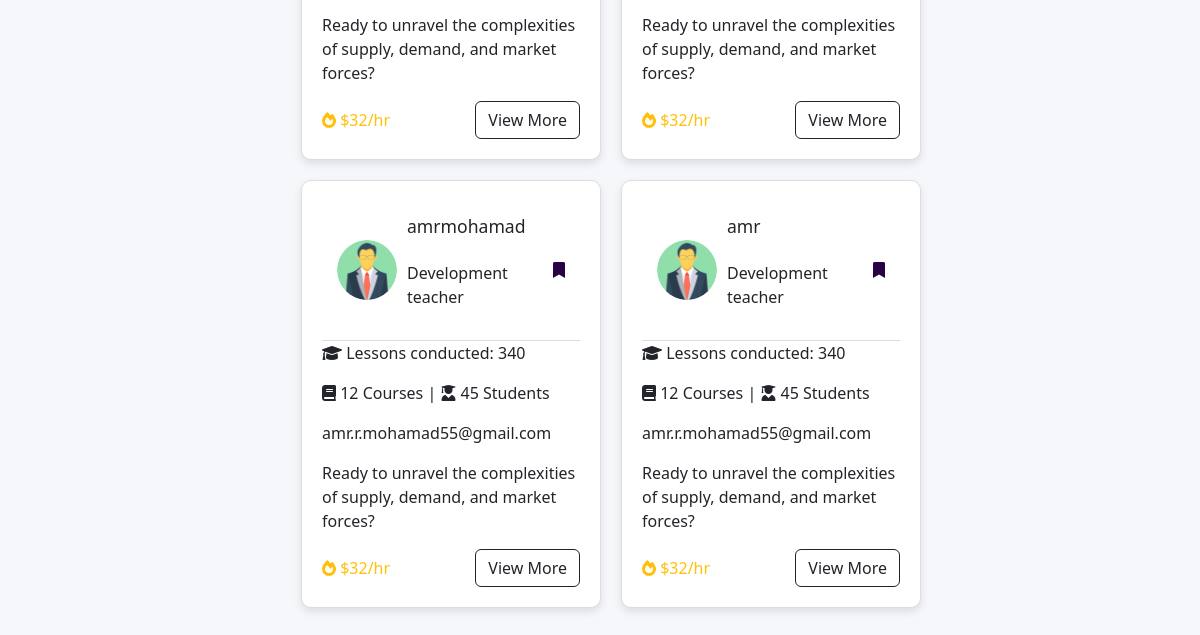
Page /teacher/ (signed in, lower part) on the earlier database version.
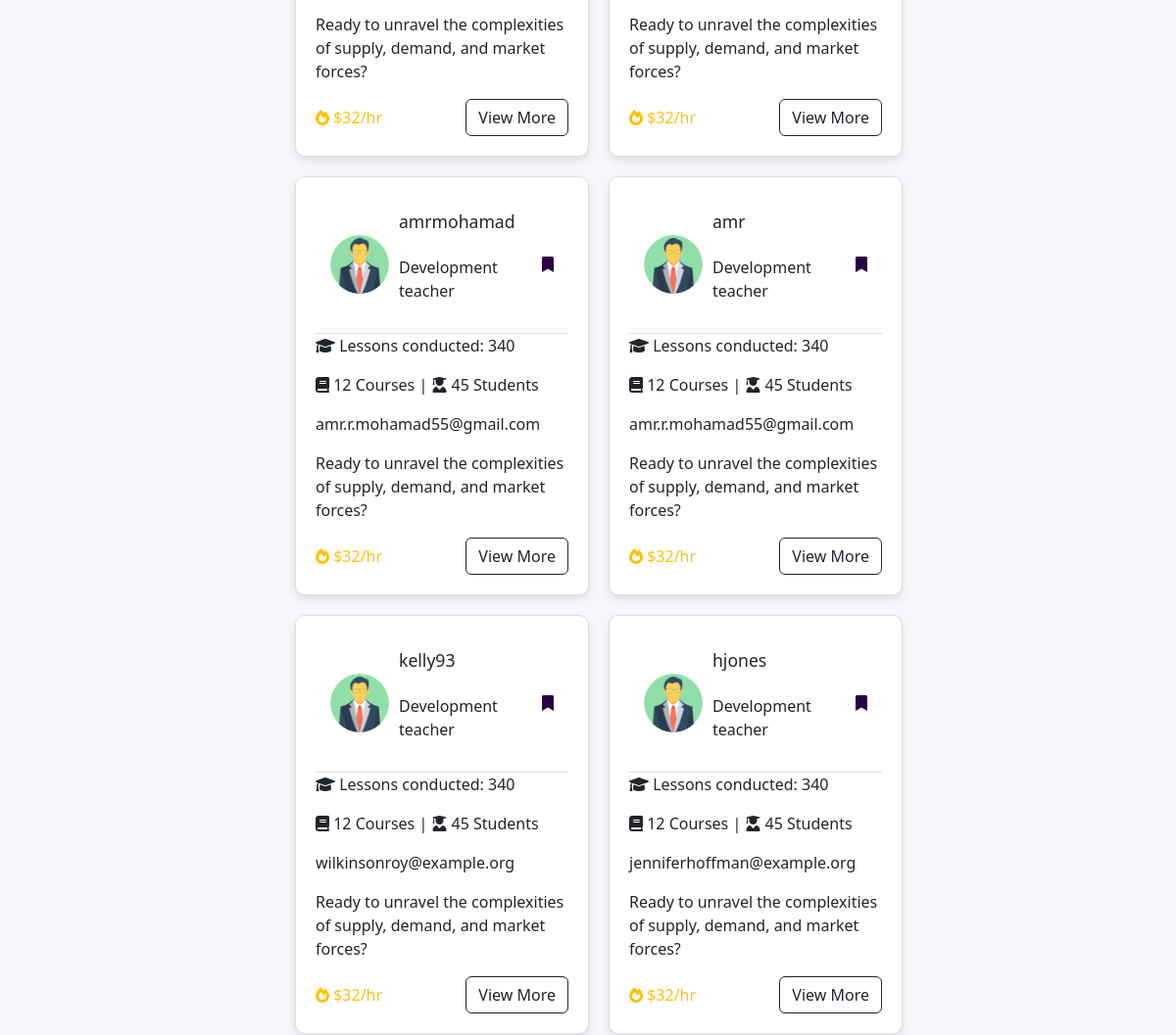
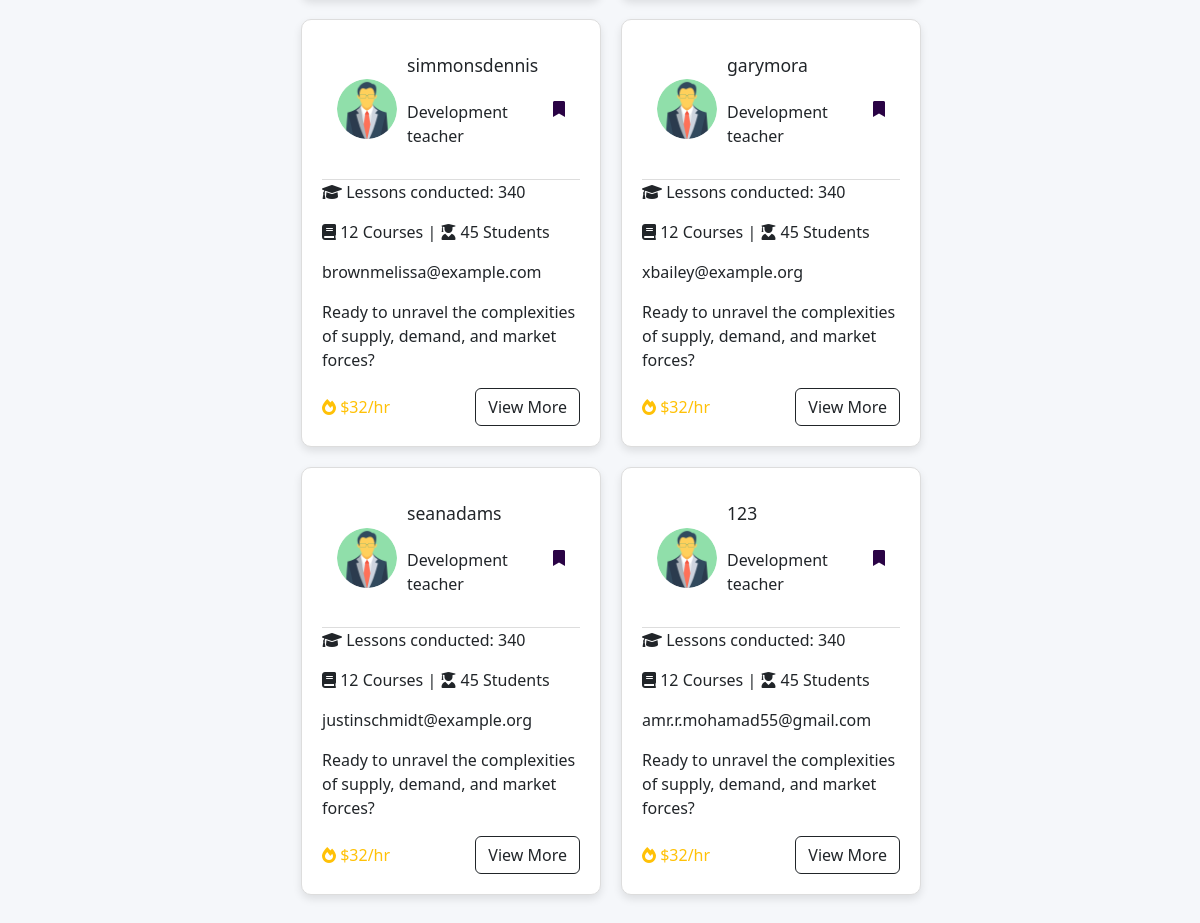
Same page on the later database version (2 pictures, top to bottom).
### lms/models.py (models this page shows, shortened)
class UserProfile(models.Model):
    USER_TYPES = [
        ('teacher', 'Teacher'),
        ('student', 'Student'),
    ]
    user = models.OneToOneField(User, on_delete=models.CASCADE)
    user_type = models.CharField(max_length=10, choices=USER_TYPES)
    def is_student(self):
        return self.user_type == 'student'

### lms/views.py (the view)
# urls.py: path('teacher/', teacher, name='teacher'),
@login_required
def teacher(request):
    user_profile = request.user.userprofile
    all_teachers = UserProfile.objects.filter(user_type='teacher')
    all_students = UserProfile.objects.filter(user_type='student')
    created_courses = Course.objects.filter(created_by=user_profile)
    context = {
        'created_courses': created_courses,
        'user_profile': user_profile,
        'all_teachers': all_teachers,
        'all_students' : all_students,
    }
    return render(request, 'student_teachers.html', context)

### lms/templates/student_teachers.html (shortened to what this page needs)
<!DOCTYPE html>
<html lang="en">
<head>
    {% load static %}
    <link href="https://cdnjs.cloudflare.com/ajax/libs/font-awesome/6.0.0/css/all.min.css" rel="stylesheet">
    <link href="https://cdn.jsdelivr.net/npm/bootstrap@5.3.0-alpha1/dist/css/bootstrap.min.css" rel="stylesheet">
    <link href="https://cdn.jsdelivr.net/npm/bootstrap@5.3.0/dist/css/bootstrap.min.css" rel="stylesheet">
    <link href="https://cdnjs.cloudflare.com/ajax/libs/font-awesome/6.0.0/css/all.min.css" rel="stylesheet">
    <link rel="stylesheet" href="https://cdn.jsdelivr.net/npm/bootstrap-icons@1.10.3/font/bootstrap-icons.css">
    <link rel="stylesheet" href="{% static '/css/teacher.css' %}">
</head>
<body>
    <div class="container-fluid d-flex">
        <div class="content" style="margin-left: 260px; padding: 5px; width: -webkit-fill-available;">
            <div class="flex-grow-1 d-flex flex-column">
                <section class="p-4" style="animation: fadeIn 1s ease-in-out;">
                    <br>
                    <div class="instructor-grid" style="display: inline-flex; flex-direction: row; flex-wrap: wrap; gap: 20px;">
                        {% for teacher in all_teachers %}
                        <div class="card-slider" style="width: 300px; display: flex;" >
                            <div class="teacher-card">
                                <div class="card-header" style="background: unset;">
                                    <img src="{% static 'img/teacher1.png' %}" alt="Teacher">
                                    <div class="teacher-info">
                                        <h3 class="card-title">{{ teacher.user.username }}</h3>
                                        <br>
                                        <p>Development teacher</p>
                                    </div>
                                    <i class="fas fa-bookmark saved-icon"></i>
                                </div>
                                <p><i class="fas fa-graduation-cap"></i> Lessons conducted: 340</p>
                                <p><i class="fas fa-book"></i> 12 Courses | <i class="fas fa-user-graduate"></i> 45 Students
                                </p>
                                <p class="card-text">{{ teacher.user.email }}</p>
                                <p>Ready to unravel the complexities of supply, demand, and market forces?</p>
                                <div class="d-flex justify-content-between align-items-center">
                                    <span class="text-warning"><i class="fas fa-fire"></i> $32/hr</span>
                                    <a href="#" class="btn btn-outline-dark">View More</a>
                                </div>
                            </div>
                        </div>
                        {% empty %}
                        <p>No teachers are currently available.</p>
                        {% endfor %}
                    </div>
                </section>
            </div>
		</div>
    </div>
</body>
</html>

### lms/static/css/teacher.css (style rules this page uses)
body { background-color: #f5f7fa; }
.content { margin-left: 260px; padding: 20px; }
.teacher-card { background: #ffffff; border: 1px solid #ddd; border-radius: 10px; overflow: hidden; padding: 20px; box-shadow: 0 4px 8px rgba(0, 0, 0, 0.1); transition: transform 0.3s; animation: fadeIn 1s ease-in-out; }
.card-header { display: flex; align-items: center; padding: 15px; background-color: #f9f9f9; border-bottom: 1px solid #ddd; animation: fadeIn 1s ease-in-out; }
.card-header img { width: 60px; height: 60px; border-radius: 50%; object-fit: cover; margin-right: 10px; }
.teacher-info h3 { margin: 0; font-size: 1.1rem; }
.saved-icon { margin-left: auto; color: #2a0345; cursor: pointer; transition: color 0.3s; }

Differences in the rows shown:
added UserProfile: user.username "kelly93", user.email "wilkinsonroy@example.org"
added UserProfile: user.username "hjones", user.email "jenniferhoffman@example.org"
added UserProfile: user.username "simmonsdennis", user.email "brownmelissa@example.com"
added UserProfile: user.username "garymora", user.email "xbailey@example.org"
added UserProfile: user.username "seanadams", user.email "justinschmidt@example.org"
added UserProfile: user.username "123", user.email "amr.r.mohamad55@gmail.com"
